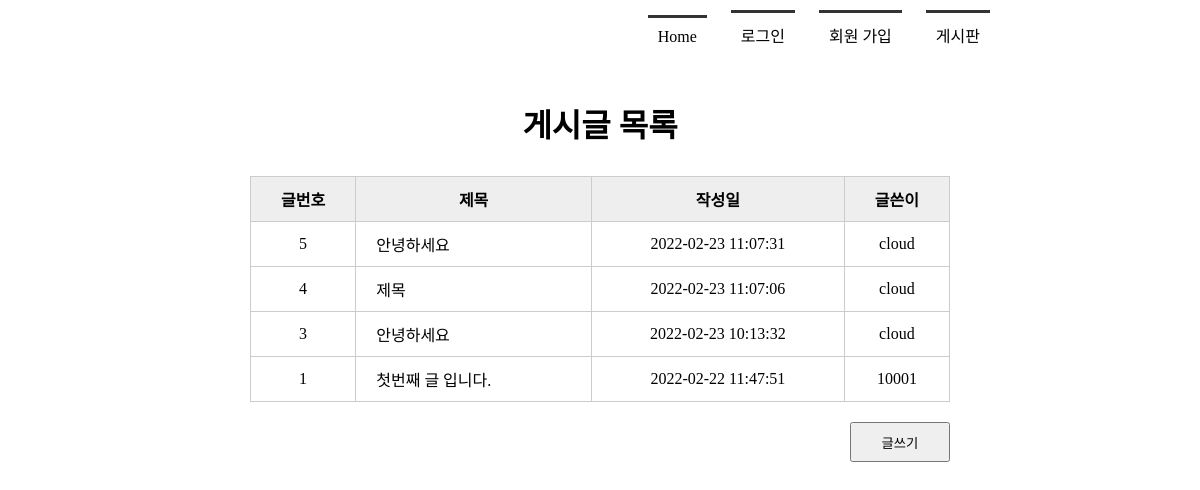
The app's page /boardlist/, older data.
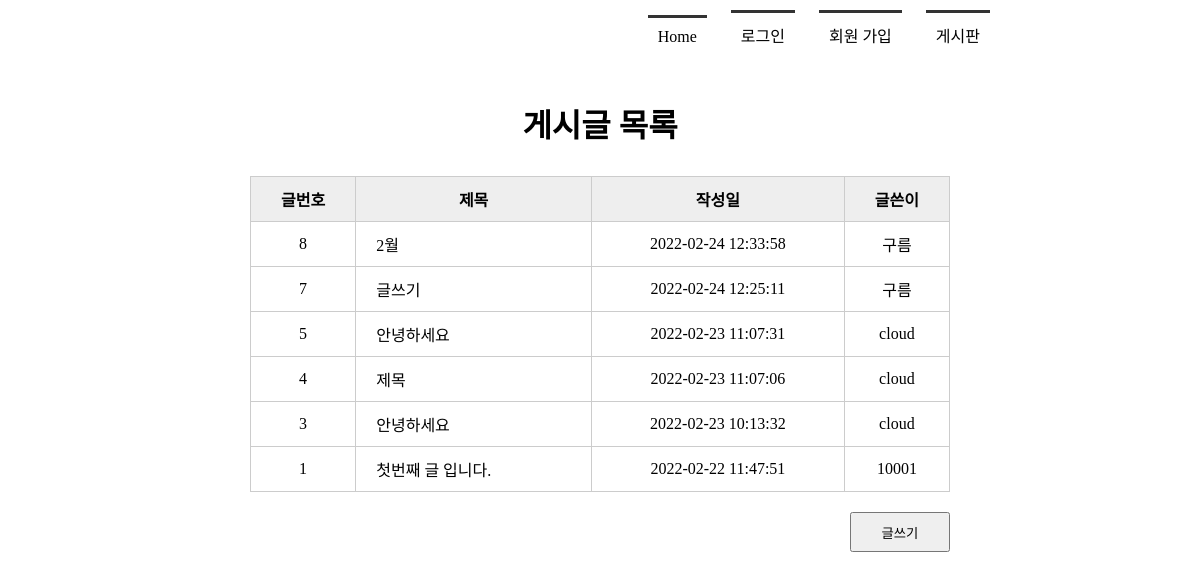
The same page, newer data.
### tables this page shows
CREATE TABLE board(
            bno integer PRIMARY KEY AUTOINCREMENT,
            title   text NOT NULL,
            content text NOT NULL,
            createDate timestamp date DEFAULT (datetime('now', 'localtime')),
            mid char(5) NOT NULL,
            FOREIGN KEY(mid) REFERENCES member(mid) ON DELETE CASCADE
        );

### app.py (the view)
@app.route('/boardlist/')
def boardlist():
    conn = getconn()
    cur = conn.cursor()
    sql = "SELECT * FROM board ORDER BY bno DESC"
    cur.execute(sql)
    rs = cur.fetchall()
    conn.close()
    return render_template('boardlist.html', rs=rs)

### model/model_member.py (called while the page is built)
def getconn():
    conn = sqlite3.connect('./members.db')
    return conn

### templates/boardlist.html (shortened to what this page needs)
<!DOCTYPE html>
<html lang="ko">
<head>
    <link rel="stylesheet" href="{{ url_for('static', filename='style.css') }}">
</head>
<body>
    <div id="container">
        {% include 'navbar.html' %}
        <section>
            <h1>게시글 목록</h1>
            <table class="tbl_board">
                <tr>
                    <th>글번호</th>
                    <th>제목</th>
                    <th>작성일</th>
                    <th>글쓴이</th>
                </tr>
                {% for i in rs %}
                <tr>
                    <td>{{ i[0] }}</td>
                    <td><a href="{{ url_for('board_view', bno=i[0]) }}" >{{ i[1] }}</a></td>
                    <td>{{ i[3] }}</td>
                    <td>{{ i[4] }}</td>
                </tr>
                {% endfor %}
            </table>
            <div class="btn_write">
                <button type="button" onclick="location.href='/writing/'">글쓰기</button>
            </div>
        </section>
    </div>
</body>
</html>

### templates/navbar.html
<header>
    <nav>
        <ul>
            {% if session %}
            <li><a href="{{ url_for('index') }}">Home</a></li>
            <li><a href="{{ url_for('logout') }}">({{ session['userName'] }}님) 로그아웃</a></li>
            <li><a href="{{ url_for('memberlist') }}">회원 목록</a></li>
            <li><a href="{{ url_for('boardlist') }}">게시판</a></li>
            {% else %}
            <li><a href="{{ url_for('index') }}">Home</a></li>
            <li><a href="{{ url_for('login') }}">로그인</a></li>
            <li><a href="{{ url_for('register') }}">회원 가입</a></li>
            <li><a href="{{ url_for('boardlist') }}">게시판</a></li>
            {% endif %}
        </ul>
    </nav>
</header>

### static/style.css (style rules this page uses)
* { margin: 0; padding: 0; }
#container { width: 1000px; margin: 0 auto; }
header { height: 100px; }
nav ul { list-style: none; text-align: right; margin-right: 100px; }
nav ul li { display: inline-block; margin: 10px; border-top: 3px solid #333; padding: 10px; }
nav ul li a { text-decoration: none; color: #000; }
section { text-align:center; }
section h1 { font-size: 2em; margin-bottom: 30px; }
section table { width: 600px; margin: 0 auto; }
section table, th, td { padding: 10px; border: 1px solid #ccc; border-collapse: collapse; }
section .tbl_board { width: 700px; }
section .tbl_board th { background: #eee; }
section .tbl_board a { text-decoration: none; color: #000; }
section .tbl_board td:nth-child(2) { text-align: left; padding-left: 20px; }
section .btn_write { text-align: right; margin: 20px 150px; }
section .btn_write button { width: 100px; height: 40px; }

Row changes from the older to the newer data that the page shows:
added board: bno "8", title "2월", createDate "2022-02-24 12:33:58", mid "구름"
added board: bno "7", title "글쓰기", createDate "2022-02-24 12:25:11", mid "구름"
